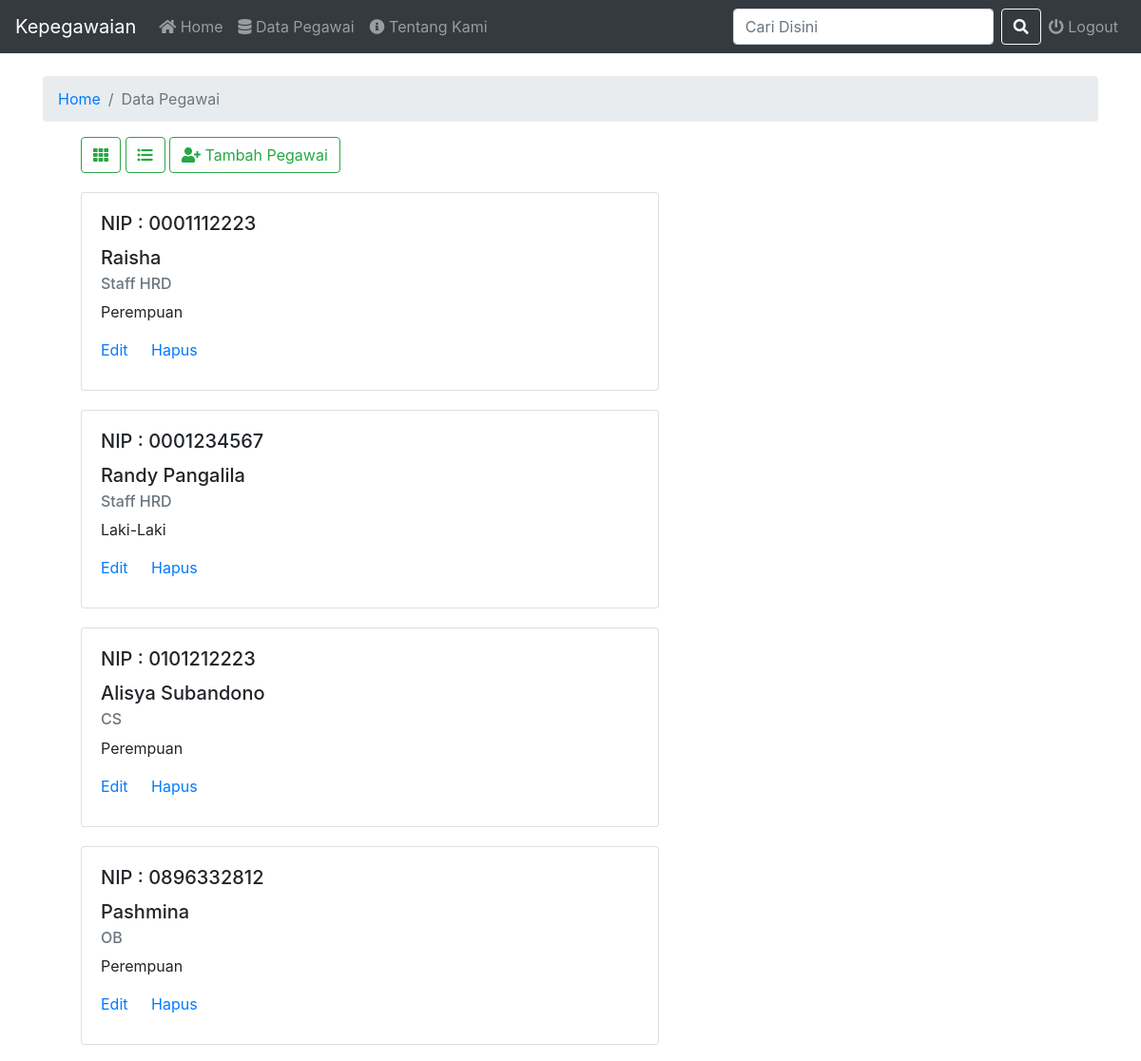
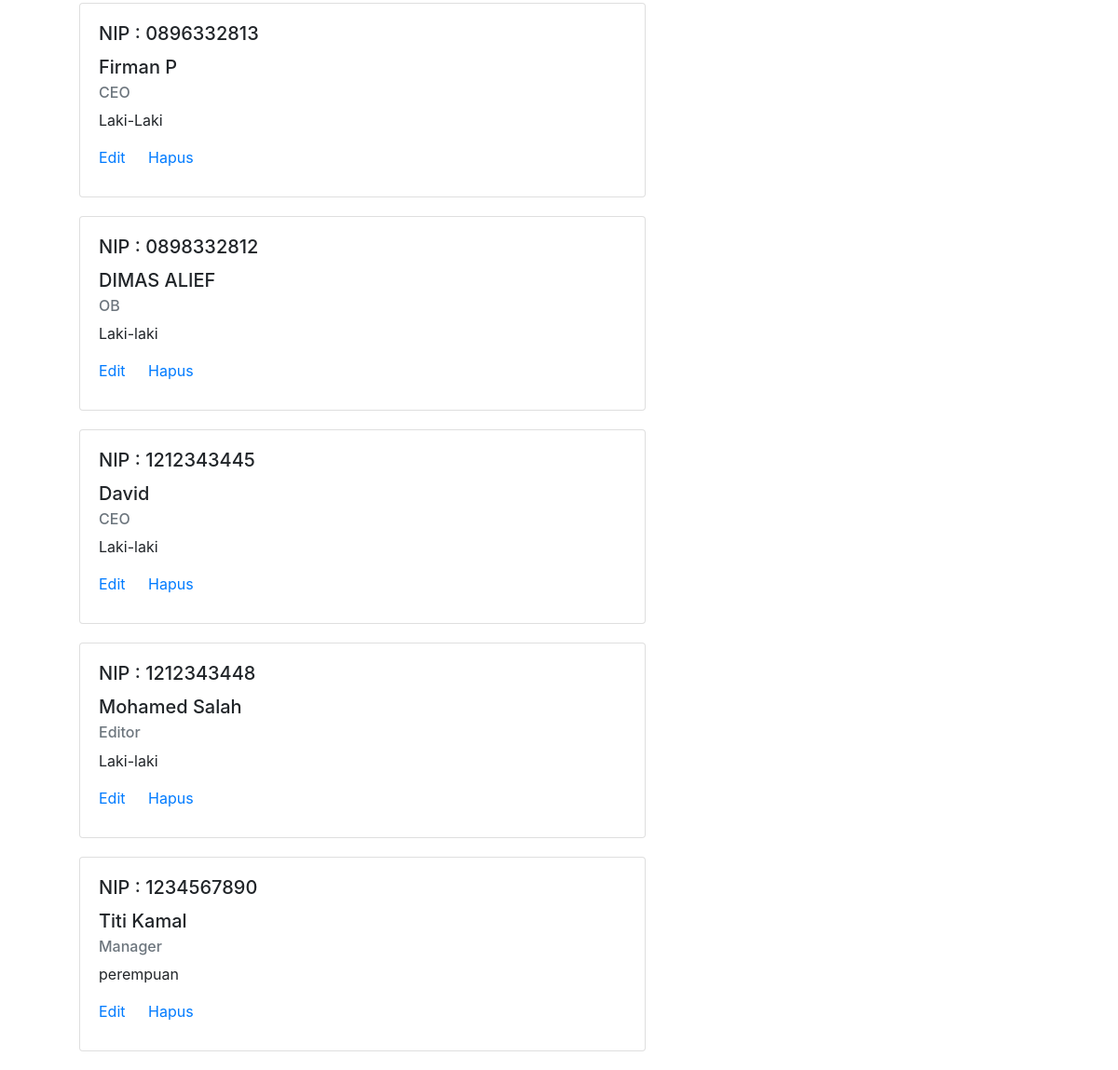
Page /pegawai/operator/cari.php (signed in) on the committed database (2 pictures, top to bottom).
### tables this page shows
CREATE TABLE `pegawai` (
  `nip` char(10) NOT NULL,
  `nama` varchar(30) NOT NULL,
  `tanggal_lahir` varchar(25) NOT NULL,
  `j_kelamin` char(9) NOT NULL,
  `alamat` varchar(50) NOT NULL,
  `jabatan` varchar(50) NOT NULL,
  `pendidikan` varchar(50) NOT NULL,
  `p_kerja` varchar(500) NOT NULL,
  `password` varchar(50) NOT NULL,
  `level` varchar(15) NOT NULL
);

### pegawai/operator/cari.php (the view, shortened to what this page needs)
<!DOCTYPE html>
<html lang="en">
<head>
	<link rel="stylesheet" href="https://maxcdn.bootstrapcdn.com/bootstrap/4.0.0/css/bootstrap.min.css">
	<link rel="stylesheet" href="https://use.fontawesome.com/releases/v5.6.3/css/all.css">
</head>
<body>
	<nav class="navbar navbar-expand-lg navbar-dark bg-dark">
		<a class="navbar-brand" href="./">Kepegawaian</a>
		<div class="collapse navbar-collapse" id="navbarSupportedContent">
			<ul class="navbar-nav mr-auto">
				<li class="nav-item">
					<a class="nav-link" href="./"><i class='fas fa-home'></i> Home <span class="sr-only">(current)</span></a>
				</li>
				<li class="nav-item">
					<a class="nav-link" href="pegawai.php"><i class='fas fa-database'></i> Data Pegawai</a>
				</li>
				<li class="nav-item">
					<a class="nav-link" href="tentang.php"><i class='fas fa-info-circle'></i> Tentang Kami</a>
				</li>
			</ul>
			<form class="form-inline my-2 my-lg-0" action="cari.php">
				<input class="form-control mr-sm-2" type="search"  name="cari" id="cari"  placeholder="Cari Disini" aria-label="Search">
				<button class="btn btn-outline-light my-2 my-sm-0" type="submit"><i class="fas fa-search"></i></button>
			</form>
			<ul class="navbar-nav">
				<li class="nav-item">
					<a class="nav-link" href="../koneksi/logout.php"><i class='fas fa-power-off'></i> Logout</a>
				</li>
			</ul>
		</div>
	</nav>
	<div id="container" class="container">
		<br>
		<nav aria-label="breadcrumb">
			<ol class="breadcrumb">
				<li class="breadcrumb-item"><a href="./">Home</a></li>
				<li class="breadcrumb-item active" aria-current="page">Data Pegawai</li>
			</ol>
		</nav>
		<ul class="list">
		<div class="buttons">
			<button class="btn btn-outline-success my-2 my-sm-0 grid"><i class='fas fa-th grid'></i></button>
			<button class="btn btn-outline-success my-2 my-sm-0 list"><i class='fas fa-list-ul list'></i></button>
			<button type="button" class="btn btn-outline-success" data-toggle="modal" data-target="#exampleModal"><i class='fas fa-user-plus'></i> Tambah Pegawai</button>
		</div>
		<?php
		include "../koneksi/koneksi.php";
			$cari = $_GET['cari'];
			$query = mysqli_query($mysqli, "select * from pegawai where nama like '%$cari%'");
			$count = mysqli_num_rows($query);
			if($count > 0 ){
			while($user_data = mysqli_fetch_array($query)) { ?>
			<li>
				<div class="card">
					<div class="card-body">
						<h5 class='card-title'>NIP : <?php echo $user_data['nip'];?></h5>
						<h5 class='card-title'><?php echo $user_data['nama'];?></h5>
						<h6 class="card-subtitle mb-2 text-muted"><?php echo $user_data['jabatan'];?></h6>
						<p class="card-text"><?php echo $user_data['j_kelamin'];?></p>
						<a href='editPegawai.php?nip=<?php echo $user_data['nip']; ?>' class="card-link">Edit</a>
						<a href='delete.php?nip=<?php echo $user_data['nip']; ?>' class="card-link">Hapus</a>
					</div>
				</div>
			</li>
			<?php
				}
			}else{
				echo "Pencarian <strong>" . $cari . "</strong>Tidak Ditemukan";
			}
		?>
		</ul>
	</div>
</body>
</html>

### pegawai/operator/cari.php (style rules this page uses)
#container ul { list-style: none; }
#container .buttons { margin-bottom: 20px; }
#container .list li .card { width: 38rem; margin-bottom: 20px; padding-bottom: 10px; }

### rows in the picture
pegawai: nip "0001112223", nama "Raisha", jabatan "Staff HRD", j_kelamin "Perempuan"
pegawai: nip "0001234567", nama "Randy Pangalila", jabatan "Staff HRD", j_kelamin "Laki-Laki"
pegawai: nip "0101212223", nama "Alisya Subandono", jabatan "CS", j_kelamin "Perempuan"
pegawai: nip "0896332812", nama "Pashmina", jabatan "OB", j_kelamin "Perempuan"
pegawai: nip "0896332813", nama "Firman P", jabatan "CEO", j_kelamin "Laki-Laki"
pegawai: nip "0898332812", nama "DIMAS ALIEF", jabatan "OB", j_kelamin "Laki-laki"
pegawai: nip "1212343445", nama "David", jabatan "CEO", j_kelamin "Laki-laki"
pegawai: nip "1212343448", nama "Mohamed Salah", jabatan "Editor", j_kelamin "Laki-laki"
pegawai: nip "1234567890", nama "Titi Kamal", jabatan "Manager", j_kelamin "perempuan"
